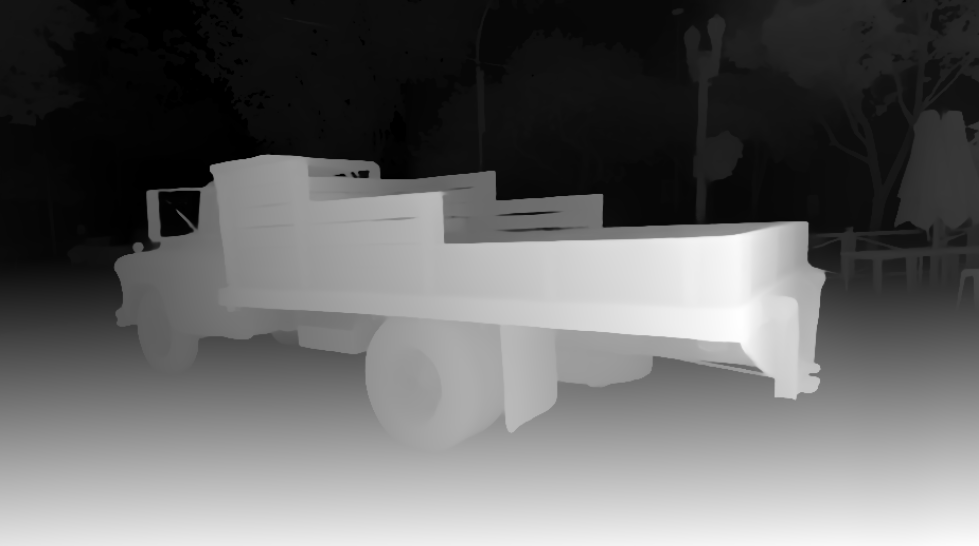
#> input picture 23.07.24-separate_bg_threshold/3DGS_truck_depth/000001.png, 979 x 546 px; its folder holds 4 pictures in this run
$ python separate_img_depth_transparent_bg.py   (older library calls are emulated)
#> lines starting #> are read from the running program, lines starting #| are printed output that depends on the picture; after the words box and inside, x2 and y2 are one past the last pixel; in counts of white or black regions, pixels touching at a corner belong together; pictures that were not available may be replaced by others from this repository, and a replacement may not be noted
import cv2
import numpy as np
import os

def separate_normal_image_with_transparency(depth_map_path, normal_image_path, threshold, original_filename):

    # Load the depth map image
#> called with depth_map_path = '3DGS_truck_depth/000001.png', normal_image_path = '3DGS_truck/000001.png', threshold = 89, original_filename = '000001.png'
    depth_map = cv2.imread(depth_map_path, cv2.IMREAD_GRAYSCALE)
#> depth_map is the input picture: shape (546, 979); min 0, max 255, mean 101.7

    # Apply Laplace function to find borders in the depth map
    kernel_size = 3
    laplacian = cv2.Laplacian(depth_map, cv2.CV_8U, ksize=kernel_size) # important: keep the data type as 8-bit unsigned integer
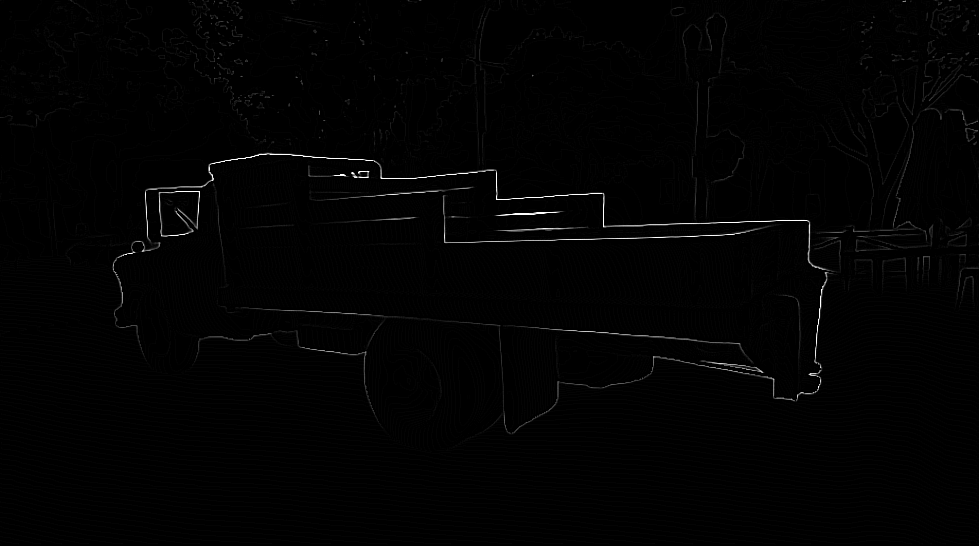
#> laplacian: shape (546, 979); min 0, max 255, mean 2.3

    # ********* TEST
    laplacian = cv2.Laplacian(depth_map, cv2.CV_16S, ksize=kernel_size) #test with different data type
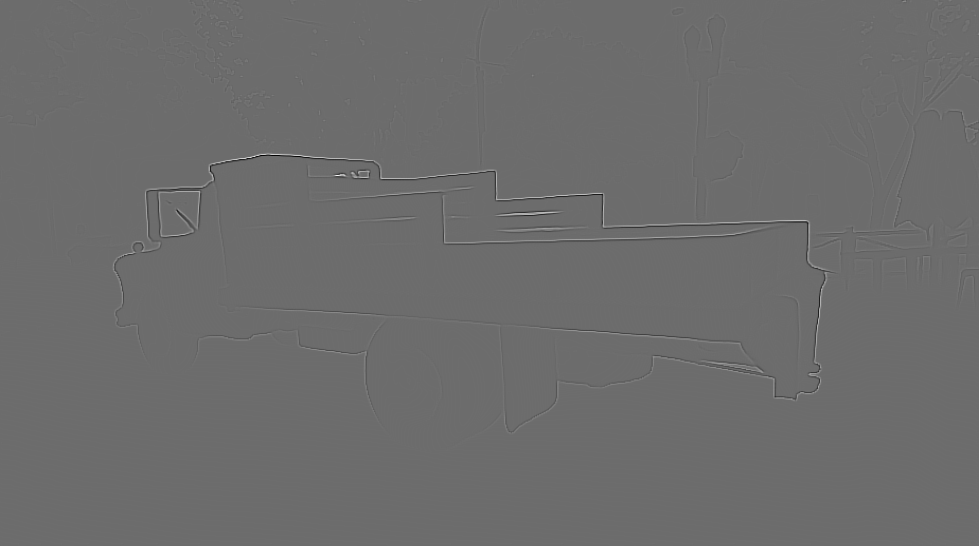
#> laplacian: shape (546, 979) int16; min -518, max 694, mean 0; drawn with min black and max white


    # Convert the result to 8-bit unsigned integer
    #laplacian = np.uint8(laplacian) #wrong but i need it to test
    laplacian = cv2.Laplacian(depth_map, cv2.CV_8U, ksize=kernel_size) #right

    # ********* END TEST

    # Perform the bitwise OR operation between borders and the depth map
    depth_map_with_borders = cv2.bitwise_or(depth_map, laplacian)

    # Load the normal image and convert it to BGRA (to include alpha channel)
    normal_image = cv2.imread(normal_image_path)
    normal_image_bgra = cv2.cvtColor(normal_image, cv2.COLOR_BGR2BGRA)

    # Apply threshold to the depth map
    # pixel below the threshold will be 0, above will be 255
    #
    # The output image will be black on the background
    # and white on the foregound, which is the object.
    # Shows in white the near objects

    optimal_threshold, foreground_mask = cv2.threshold(depth_map_with_borders, threshold, 255, cv2.THRESH_OTSU)
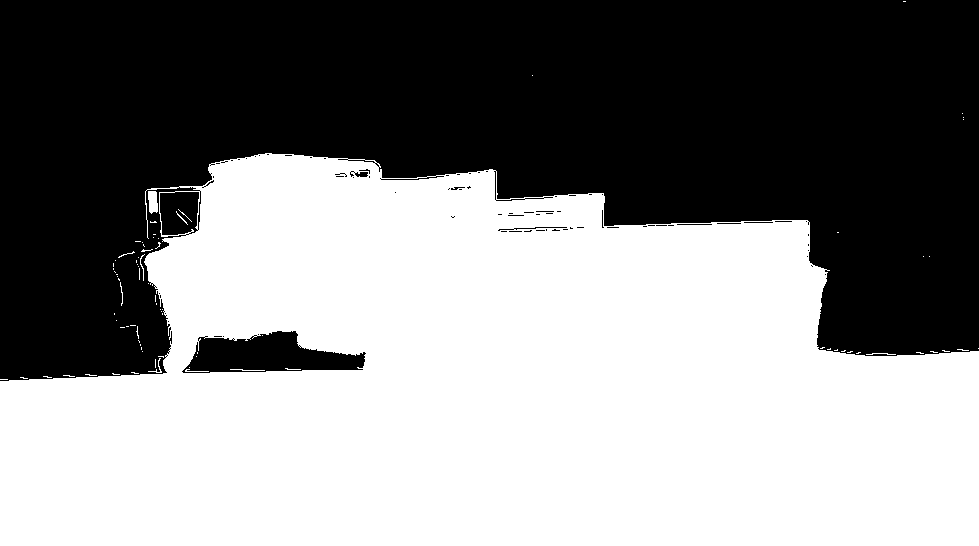
#> foreground_mask: shape (546, 979); 53.4% white; 78 black regions (70 under 20 px), largest, box (x1, y1, x2, y2) and area: (0, 0, 979, 381) 243723, (182, 331, 366, 373) 4864, (498, 227, 567, 231) 72
#> optimal_threshold = 98

    print(optimal_threshold)
#| 98.0

    # **** TEST

    #now only take the optimal threshold and USE IT ON THE ORIGINAL DEPTH MAP
    _, foreground_mask = cv2.threshold(depth_map, optimal_threshold, 255, cv2.THRESH_BINARY)
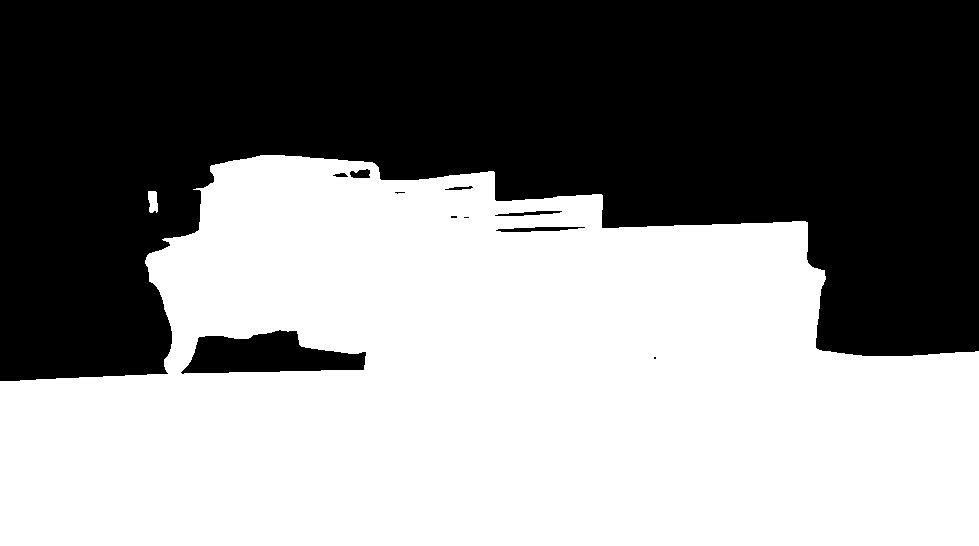
#> foreground_mask: shape (546, 979); 52.9% white; 11 black regions (4 under 20 px), largest, box (x1, y1, x2, y2) and area: (0, 0, 979, 381) 246079, (181, 330, 366, 374) 5219, (496, 227, 585, 232) 278

    # **** END TEST


    #foreground_mask = cv2.adaptiveThreshold(depth_map,255,cv2.ADAPTIVE_THRESH_MEAN_C,cv2.THRESH_BINARY,5,2) #bleah

    # Invert the thresholded depth map
    #
    # The output image is inverted:
    # black on the foregound, which is the object
    # and white on the background
    background_mask = cv2.bitwise_not(foreground_mask)

    # Create alpha channels for separated images
    alpha_channel_background = background_mask
    alpha_channel_foreground = foreground_mask

    # Replace the alpha channel in the normal image with the new alpha channels
    separated_img_only_background = normal_image_bgra.copy()
    separated_img_only_background[:, :, 3] = alpha_channel_background

    separated_img_only_foreground = normal_image_bgra.copy()
    separated_img_only_foreground[:, :, 3] = alpha_channel_foreground

    # Save the separated images with transparency
    cv2.imwrite('results/bgs/' + original_filename + '_background.png', separated_img_only_background)
    cv2.imwrite('results/objects/' + original_filename + '_foreground.png', separated_img_only_foreground)

    # Save the foreground mask image
    cv2.imwrite('results/foreground_masks/' + original_filename + '_foreground_mask.png', foreground_mask)


# ****** PLEASE READ!!!
# Normal images AND depth images
# SHOULD HAVE THE SAME FILENAME TO MATCH THEM!!!!!
# This program presumes this condition is met!!!!

depth_map_path = '3DGS_truck_depth'
normal_image_path = '3DGS_truck'
threshold = 89


normal_img_directory = os.fsencode(r'./' + normal_image_path)

for file in os.listdir(normal_img_directory):
    filename = os.fsdecode(file)

    depth_img_filename = depth_map_path + r'/' + filename
    normal_img_filename = normal_image_path + r'/' + filename

    print(filename)

    separate_normal_image_with_transparency(depth_img_filename, normal_img_filename, threshold, filename)

    print('-----------------------------------')

$ run again, on 23.07.24-separate_bg_threshold/3DGS_truck_depth/000033.png
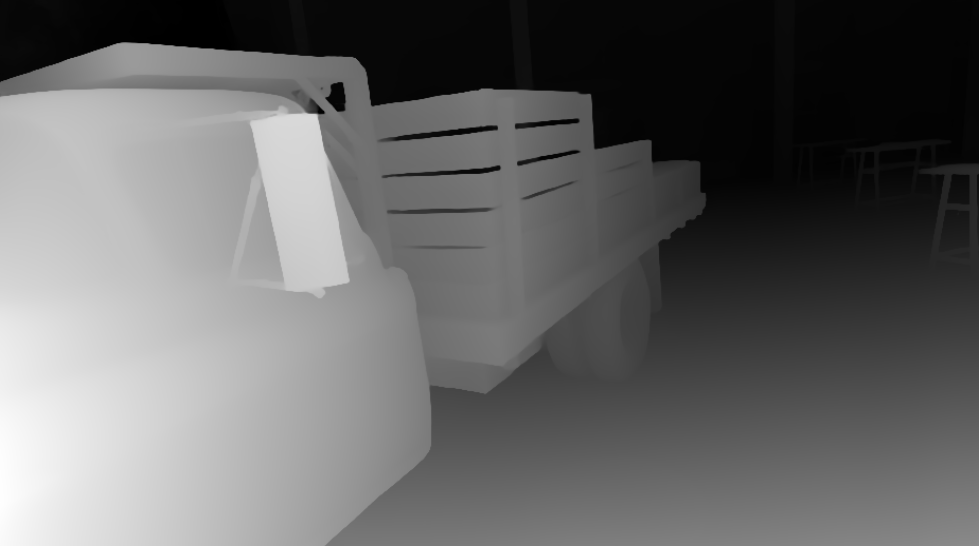
#> input picture 23.07.24-separate_bg_threshold/3DGS_truck_depth/000033.png, 979 x 546 px
#> in separate_normal_image_with_transparency, depth_map is the input picture: shape (546, 979); min 0, max 255, mean 102.9
#> in separate_normal_image_with_transparency, `optimal_threshold, foreground_mask = cv2.threshold(depth_map_with_bord..`:
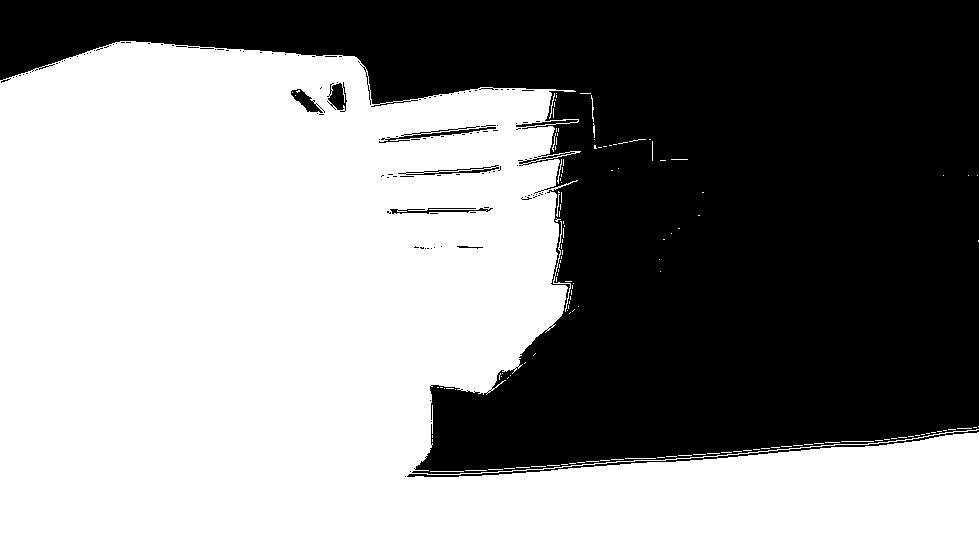
#> foreground_mask: shape (546, 979); 54.7% white; 126 black regions (118 under 20 px), largest, box (x1, y1, x2, y2) and area: (0, 0, 979, 474) 239267, (407, 430, 979, 477) 1075, (379, 126, 496, 143) 411
#> optimal_threshold = 98
#| 98.0
#> in separate_normal_image_with_transparency, `_, foreground_mask = cv2.threshold(depth_map, optimal_threshold, 255, ..`:
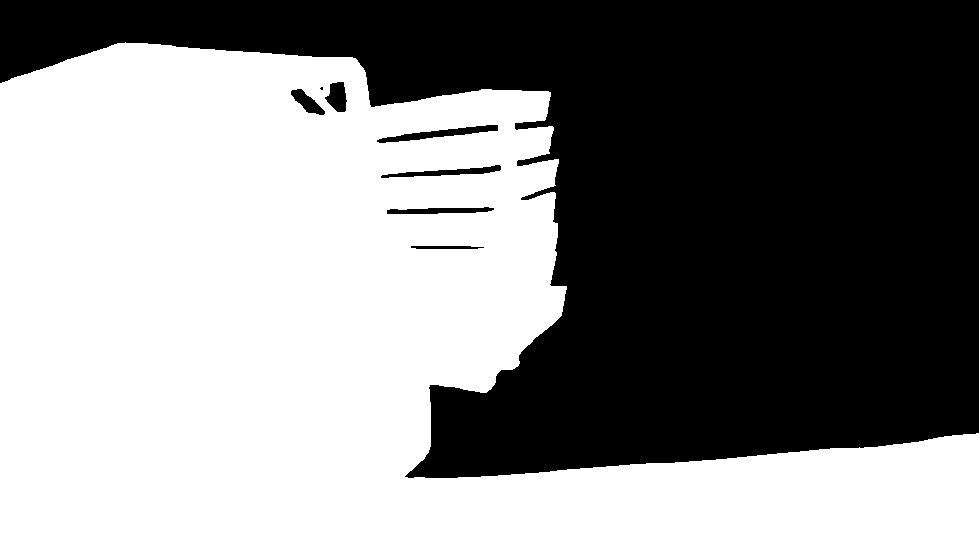
#> foreground_mask: shape (546, 979); 53.7% white; 8 black regions (1 under 20 px), largest, box (x1, y1, x2, y2) and area: (0, 0, 979, 478) 244503, (377, 125, 498, 143) 746, (381, 165, 501, 178) 583

$ run again, on 23.07.24-separate_bg_threshold/3DGS_truck_depth/000041.png
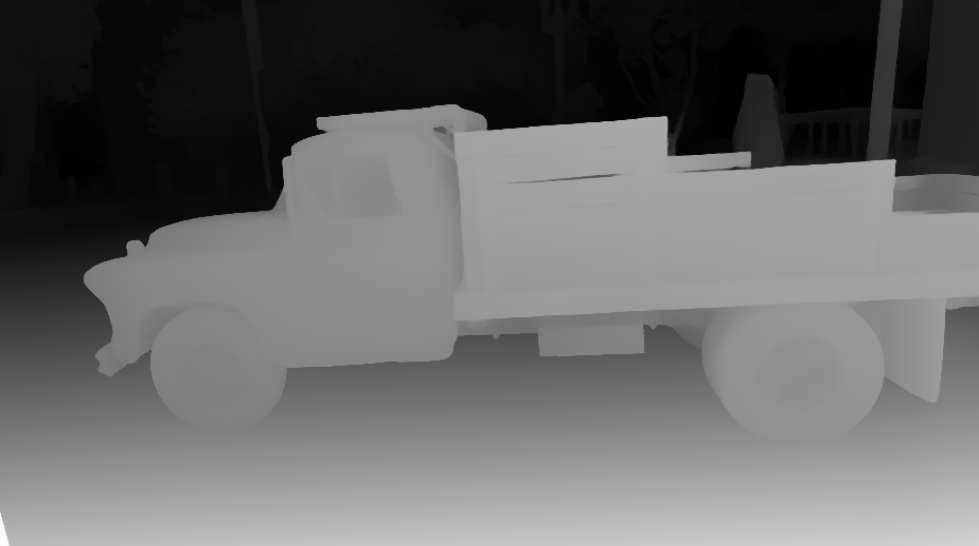
#> input picture 23.07.24-separate_bg_threshold/3DGS_truck_depth/000041.png, 979 x 546 px
#> in separate_normal_image_with_transparency, depth_map is the input picture: shape (546, 979); min 0, max 255, mean 103.5
#> in separate_normal_image_with_transparency, `optimal_threshold, foreground_mask = cv2.threshold(depth_map_with_bord..`:
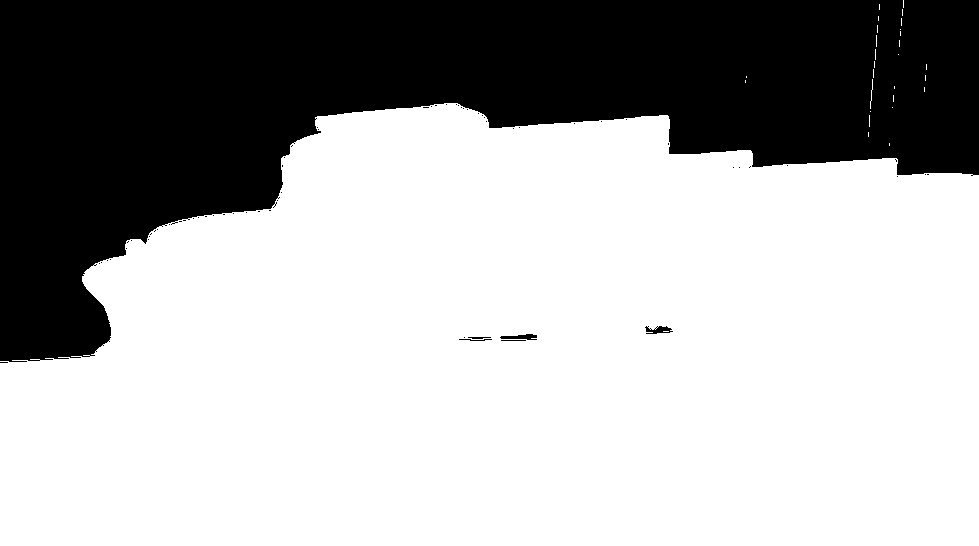
#> foreground_mask: shape (546, 979); 67.6% white; 66 black regions (60 under 20 px), largest, box (x1, y1, x2, y2) and area: (0, 0, 979, 362) 172505, (500, 334, 537, 340) 139, (645, 326, 673, 334) 135, (459, 339, 492, 341) 35, (468, 337, 491, 339) 34, (501, 340, 526, 341) 25
#> optimal_threshold = 81
#| 81.0
#> in separate_normal_image_with_transparency, `_, foreground_mask = cv2.threshold(depth_map, optimal_threshold, 255, ..`:
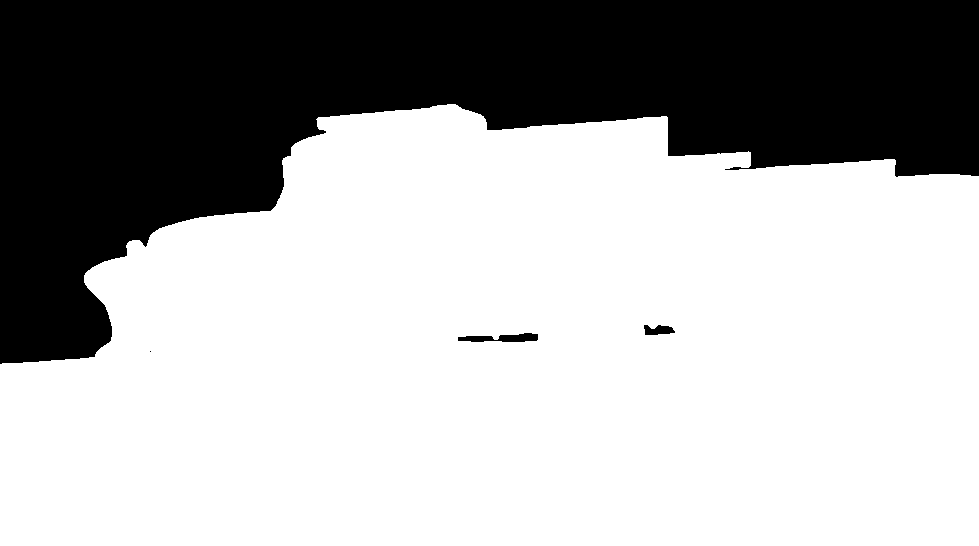
#> foreground_mask: shape (546, 979); 67.2% white; 4 black regions (1 under 20 px), largest, box (x1, y1, x2, y2) and area: (0, 0, 979, 364) 174621, (458, 333, 538, 342) 469, (644, 325, 675, 335) 226

$ run again, on 23.07.24-separate_bg_threshold/3DGS_truck_depth/000049.png
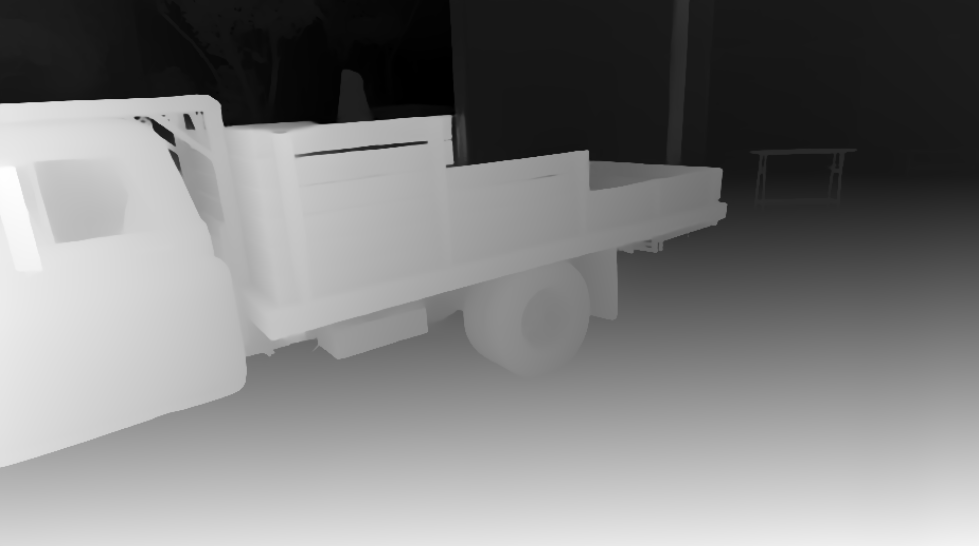
#> input picture 23.07.24-separate_bg_threshold/3DGS_truck_depth/000049.png, 979 x 546 px
#> in separate_normal_image_with_transparency, depth_map is the input picture: shape (546, 979); min 0, max 255, mean 126.7
#> in separate_normal_image_with_transparency, `optimal_threshold, foreground_mask = cv2.threshold(depth_map_with_bord..`:
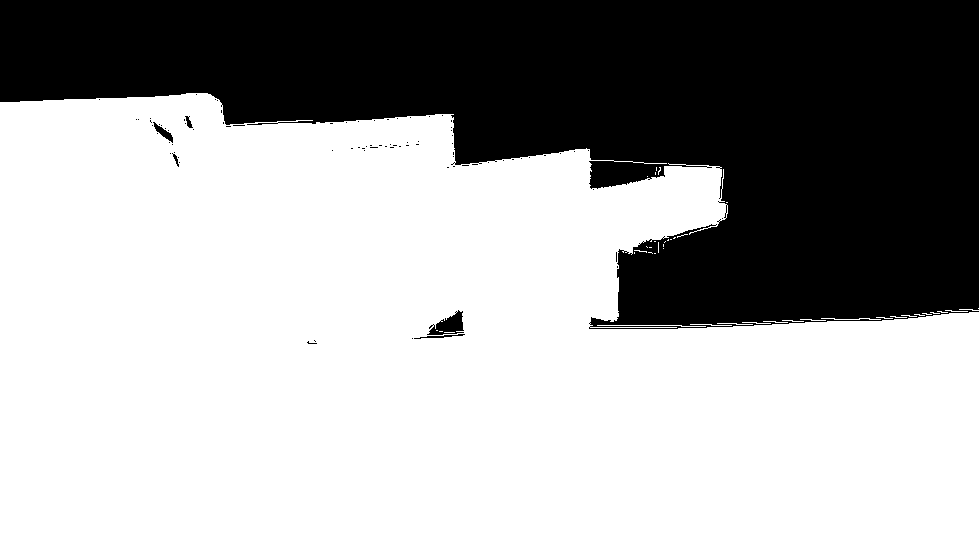
#> foreground_mask: shape (546, 979); 65.1% white; 87 black regions (81 under 20 px), largest, box (x1, y1, x2, y2) and area: (0, 0, 979, 329) 185410, (427, 310, 464, 335) 486, (153, 122, 173, 143) 137, (414, 334, 465, 339) 82, (185, 116, 193, 128) 47, (172, 153, 179, 167) 33
#> optimal_threshold = 106
#| 106.0
#> in separate_normal_image_with_transparency, `_, foreground_mask = cv2.threshold(depth_map, optimal_threshold, 255, ..`:
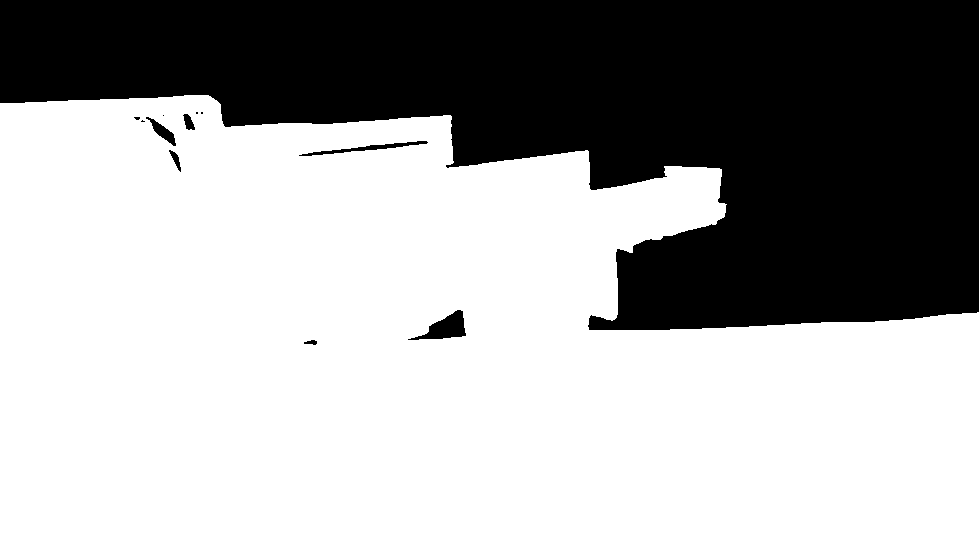
#> foreground_mask: shape (546, 979); 64.5% white; 12 black regions (5 under 20 px), largest, box (x1, y1, x2, y2) and area: (0, 0, 979, 330) 187872, (408, 310, 466, 340) 800, (299, 141, 428, 156) 438
